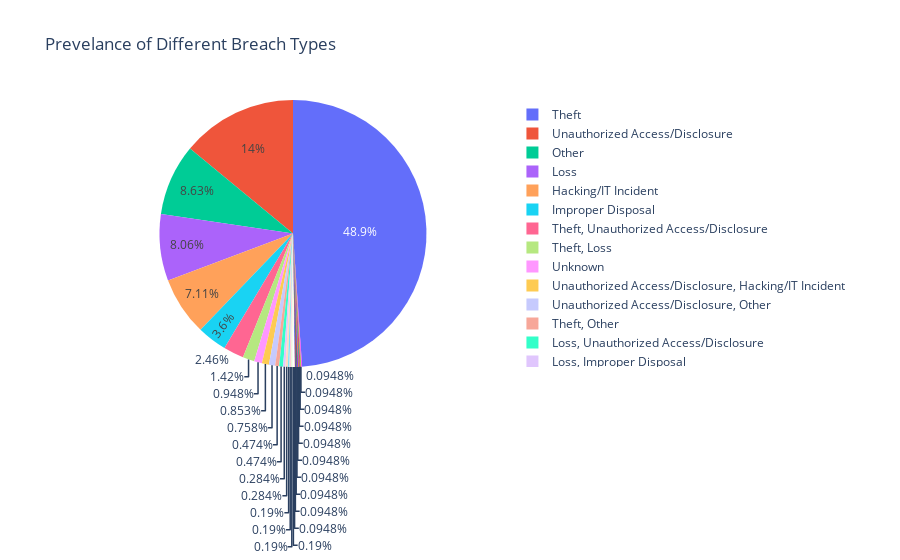

Notebook source saved alongside this figure:
### Markdown cell above
How about a pie chart? **NOTE**: Running this part requires Node.js and the plotly-extension to be installed, which was a bit of a process: https://stackoverflow.com/questions/54936125/plotly-gives-an-empty-field-as-output-in-jupyter-lab. I originally tried using the Pandas and Matplotlib libraries for this, but the smaller slices were so close together that I wanted the ability to hover over each slice to reveal the values. Plus, the text isn't as messy. I'm still not really satisfied with this, though, and it is not worth the required dependencies. It won't be used in the final version anyway, in favor of the cleaned-up pie chart you'll see later.

### Code cell
df_pie = pd.DataFrame(df["Type_of_Breach"].value_counts())
df_pie.rename(columns = {"Type_of_Breach" : "Frequency"}, inplace = True)
df_pie.index.name = "Type_of_Breach"
fig = px.pie(df_pie, values="Frequency", 
             names = df_pie.index, title = 'Prevelance of Different Breach Types')
fig.show()

### Figure 1 — Plotly figure (JSON) as saved in the notebook; plotly's stock layout.template omitted (floating-point values rounded to 4 significant figures)
{"data": [{"domain": {"x": [0, 1], "y": [0, 1]}, "hovertemplate": "Type_of_Breach=%{label}<br>Frequency=%{value}<extra></extra>", "labels": ["Theft", "Unauthorized Access/Disclosure", "Other", "Loss", "Hacking/IT Incident", "Improper Disposal", "Theft, Unauthorized Access/Disclosure", "Theft, Loss", "Unknown", "Unauthorized Access/Disclosure, Hacking/IT Incident", "Unauthorized Access/Disclosure, Other", "Theft, Other", "Loss, Unauthorized Access/Disclosure", "Loss, Improper Disposal", "Theft, Unauthorized Access/Disclosure, Hacking/IT Incident", "Unknown, Other", "Loss, Other", "Unauthorized Access/Disclosure ", "Loss, Unknown", "Theft, Hacking/IT Incident", "Improper Disposal, Unauthorized Access/Disclosure", "Theft, Loss, Improper Disposal", "Theft, Improper Disposal, Unauthorized Access/Disclosure", "Theft, Loss, Unauthorized Access/Disclosure, Unknown", "Loss, Unauthorized Access/Disclosure, Unknown", "Unauthorized Access/Disclosure, Hacking/IT Incident, Other", "Theft, Unauthorized Access/Disclosure, Other", "Theft, Loss, Other", "Hacking/IT Incident, Other"], "legendgroup": "", "name": "", "showlegend": true, "type": "pie", "values": [516, 148, 91, 85, 75, 38, 26, 15, 10, 9, 8, 5, 5, 3, 3, 2, 2, 2, 2, 1, 1, 1, 1, 1, 1, 1, 1, 1, 1]}], "layout": {"autosize": true, "legend": {"tracegroupgap": 0}, "title": {"text": "Prevelance of Different Breach Types"}}}
